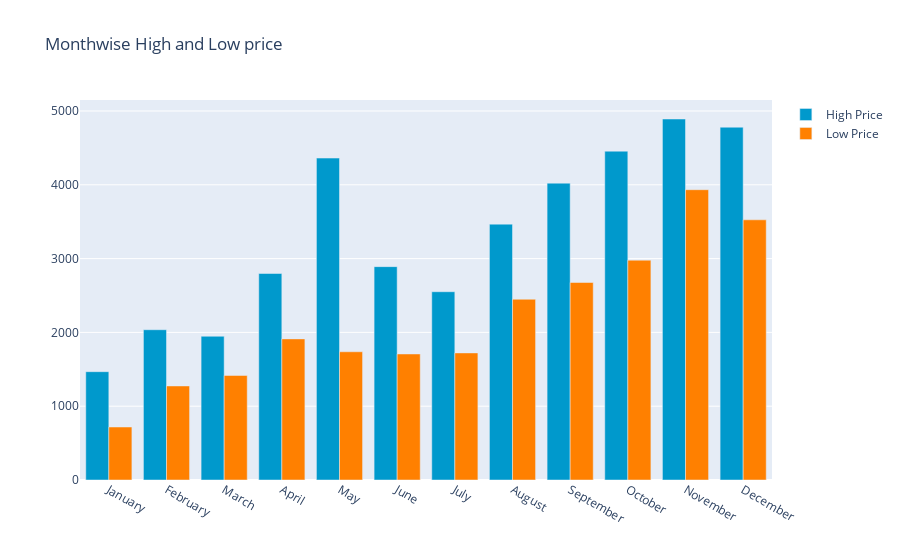

Source (notebook cell):
### Code cell
y_2021.groupby(y_2021['Date'].dt.strftime('%B'))['Low'].min()
monthvise_high = y_2021.groupby(maindf['Date'].dt.strftime('%B'))['High'].max()
monthvise_high = monthvise_high.reindex(new_order, axis=0)

monthvise_low = y_2021.groupby(y_2021['Date'].dt.strftime('%B'))['Low'].min()
monthvise_low = monthvise_low.reindex(new_order, axis=0)

fig = go.Figure()
fig.add_trace(go.Bar(
    x=monthvise_high.index,
    y=monthvise_high,
    name='High Price',
    marker_color='rgb(0, 153, 204)'
))
fig.add_trace(go.Bar(
    x=monthvise_low.index,
    y=monthvise_low,
    name='Low Price',
    marker_color='rgb(255, 128, 0)'
))

fig.update_layout(barmode='group', 
                  title=' Monthwise High and Low price')
fig.show()

### Figure 1 — Plotly figure (JSON) as saved in the notebook; plotly's stock layout.template omitted (floating-point values rounded to 4 significant figures)
{"data": [{"marker": {"color": "rgb(0, 153, 204)"}, "name": "High Price", "type": "bar", "x": ["January", "February", "March", "April", "May", "June", "July", "August", "September", "October", "November", "December"], "y": [1468.0, 2036.0, 1948.0, 2798.0, 4362.0, 2891.0, 2551.0, 3467.0, 4022.0, 4456.0, 4892.0, 4781.0]}, {"marker": {"color": "rgb(255, 128, 0)"}, "name": "Low Price", "type": "bar", "x": ["January", "February", "March", "April", "May", "June", "July", "August", "September", "October", "November", "December"], "y": [718.1, 1274.0, 1416.0, 1912.0, 1737.0, 1708.0, 1722.0, 2449.0, 2676.0, 2979.0, 3934.0, 3525.0]}], "layout": {"barmode": "group", "title": {"text": " Monthwise High and Low price"}}}
